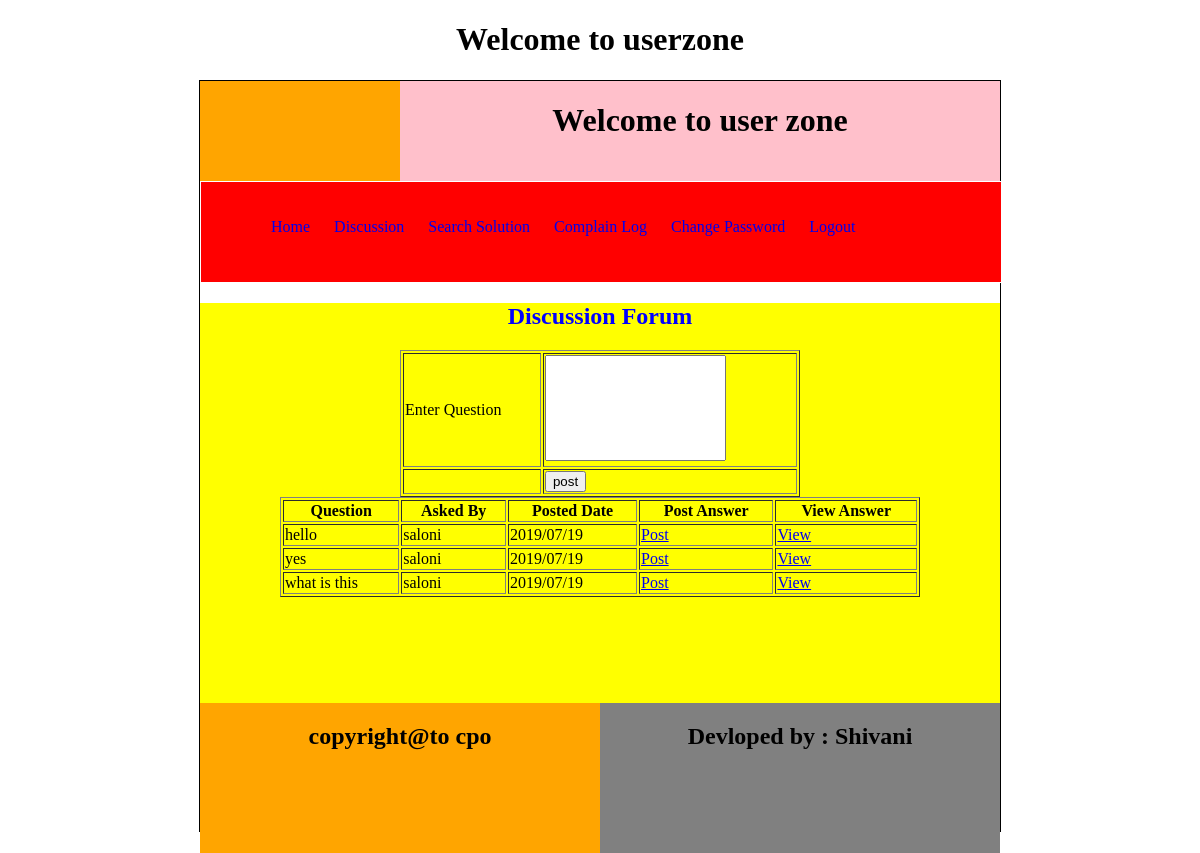
Screenshot of /discussion (signed in) with the database file from the repository.
### userzone/models.py (models this page shows)
class Question(models.Model):
    qid=models.AutoField(primary_key=True)
    questiontext=models.TextField()
    askedby=models.CharField(max_length=50)
    pasteddate=models.CharField(max_length=30)

### userzone/views.py (the view)
# urls.py: url(r'^discussion',views.discussion,name='discussion'),
def discussion(request):
    if request.session['userid']:
        ques=Question.objects.all()
        return render(request,'discussion.html',{'ques':ques})
    else:
        return render(request,'login.html')

### userzone/templates/discussion.html (shortened to what this page needs)
<!DOCTYPE html>
<html lang="en">
<head>
</head>
<body>
<center>
<h1>Welcome to userzone</h1>
    </center>
<div id="outer">
    <div id="parent1">
    <div id="logo">
    </div>
    <div id="header">
        <center>
        <h1>Welcome to user zone</h1>
            </center>
    </div>
    </div>
    <div id="menu">
        <ul>
            <li><a href="{% url 'userzone:userzone' %}">Home</a></li>
            <li><a href="{% url 'userzone:discussion' %}">Discussion</a></li>
            <li><a href="{% url 'userzone:searchsolution' %}">Search Solution</a></li>
            <li><a href="{% url 'userzone:complainlog' %}">Complain Log</a></li>
            <li><a href="{% url 'userzone:changepassword' %}">Change Password</a></li>
            <li><a href="{% url 'userzone:Logout' %}">Logout</a></li>
        </ul>
    </div>
    <div id="main">
        <form action="{% url 'userzone:postquestion' %}" method="post">
            <h2 style="text-align:center;color:blue;">
                Discussion Forum
            </h2>
            <table border="1" style="margin:0 auto;width:50%;">
                <tr>
                    <td>Enter Question</td>
                    <td>
                        <textarea name="questiontext" required style="height:100px;resize:none;"></textarea>
                    </td>
                </tr>
                <tr>
                    <td>&nbsp;</td>
                    <td><input type="submit" value="post"/></td>
                </tr>
            </table>
        </form>
        <table border="1" style="width:80%;margin:0 auto;">
            <tr>
                <th>Question</th>
                <th>Asked By</th>
                <th>Posted Date</th>
                <th>Post Answer</th>
                <th>View Answer</th>
            </tr>
            {% for q in ques %}
            <tr>
                <td>{{q.questiontext}}</td>
                <td>{{q.askedby}}</td>
                <td>{{q.pasteddate}}</td>
                <td><a href="{% url 'userzone:answer' q.qid %}">Post</a></td>
                <td><a href="{% url 'userzone:viewanswer' q.qid%}">View</a></td>
            </tr>
            {% endfor %}
        </table>
    </div>
    <div id="parent2">
        <div id="child1">
            <center>
                <h2> copyright@to cpo</h2>
            </center>
        </div>
        <div id="child2">
            <center>
                <h2>Devloped by : Shivani</h2>
            </center>
        </div>
    </div>
    </div>
</body>
</html>

### userzone/templates/discussion.html (style rules this page uses)
#outer { height:750px; width:800px; border:1px solid; //background-color:blue; margin:auto; }
#parent1 { height:100px; width:800px; background-color:blue; }
#logo { height:100px; width:200px; background-color:orange; float:left; }
#header { height:100px; width:600px; background-color:pink; float:right; }
#menu { height:100px; width:800px; background-color:red; border:1px solid; }
#main { height:400px; width:800px; background-color:yellow; }
#parent2 { height:150px; width:800px; //background-color:black; }
#child1 { height:150px; width:400px; background-color:orange; float:left; }
#child2 { height:150px; width:400px; background-color:gray; float:right; }
#menu { height:100px; width:800px; border:1px solid white; margin:auto; }
#menu ul { list-style-type:none; line-height:50px; margin:20px; }
#menu ul li { color:black; display:inline; padding:10px; }
#menu ul li a { color-black; text-decoration:none; }

### rows the page displays
Question: questiontext "hello", askedby "saloni", pasteddate "2019/07/19"
Question: questiontext "yes", askedby "saloni", pasteddate "2019/07/19"
Question: questiontext "what is this", askedby "saloni", pasteddate "2019/07/19"
